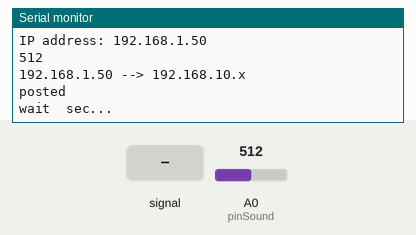
Simulated run of this sketch. Board: ESP8266 (NodeMCU). Parts: the last lines printed to the serial monitor. The test bench sets the inputs (shaded band); at power-on: A0 (pinSound) = 512. WiFi joins after 1.5 s; servers stay silent unless stated; uploads are accepted with an empty reply.

Above: at 2.8 s.
2.9 s: A0 (pinSound) fed a 200 Hz sine of ±81 counts around its level
4.5 s: A0 (pinSound) set to 716
At 5.38 s:
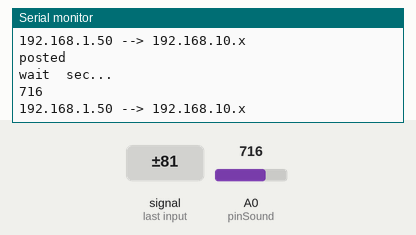
6.1 s: A0 (pinSound) fed a 1000 Hz sine of ±255 counts around its level
7.7 s: A0 (pinSound) set to 900
At 7.78 s:
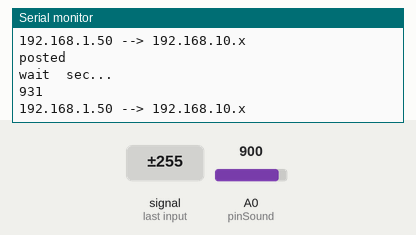
Timing chart, 0 to 10.3 s (numbered marks = the images above; inputs shaded):
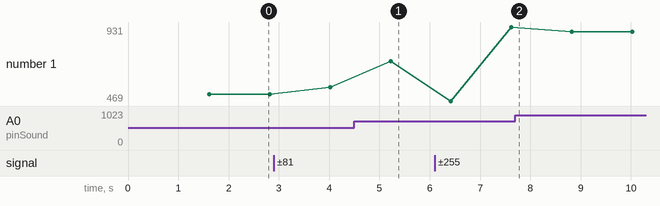

Measured:
- after the input at 4.5 s, the serial monitor: prints a new line after 0.72 s (image 1)
- plotted number 1: 512 → 555 after the input at 2.9 s, 555 → 716 after the input at 4.5 s, 716 → 931 after the input at 6.1 s, 931 → 900 after the input at 7.7 s

The sketch:

sound-http.ino
```cpp
#include <ESP8266WiFi.h> // ap connection
#include <ESP8266HTTPClient.h> // webs server call

//web ********************
const char* ssid     = "AP1-nn";
const char* password = "12345678";
const char * gatewayip = "192.168.10.x";
const uint16_t gatewayport = 8000;
const char* posturl = "/Postjson";
IPAddress myIP;
//******************** web

void setup(){
  Serial.begin(9600);
  setup_sound();
  setup_web();
}

void loop(){
  loop_sound();
  loop_web();
  delay(1000);
}

void setup_web(){
    WiFi.mode(WIFI_STA);
    delay(100);
    WiFi.begin( ssid, password );

    Serial.println();
    Serial.println();
    Serial.print("Wait for WiFi... ");

    while(WiFi.status() != WL_CONNECTED) {
        Serial.print(".");
        delay(500);
    }

    myIP = WiFi.localIP();

    Serial.println("");
    Serial.println("WiFi connected");
    Serial.print("IP address: ");
    Serial.println(myIP);
    delay(10);
}

void loop_web(){

    Serial.print(myIP);
    Serial.print(" --> ");
    Serial.println(gatewayip);

    if(WiFi.status() == WL_CONNECTED) {
      String data = "{\"controller\":\"Arduino\",\"sensor\":\"DHT\",\"time\":1351824120,\"temp\":360,\"humi\":365}";
      sendhttp(data);
    }

    Serial.print("wait ");
    Serial.println(" sec...");
}

void sendhttp(String postdata){
  String gatewayipurl = "http://" + String(gatewayip) + ":" + String(gatewayport) + posturl;

  HTTPClient http;
  http.begin(gatewayipurl);
  http.addHeader("Content-Type", "application/json");
  http.addHeader("Cache-Control","no-cache");
  http.POST(postdata);
  http.writeToStream(&Serial);
  String rtnmsg = http.getString();
  http.end();

  Serial.println("posted");
}
```

sound.ino
```cpp
//GPIO********************
int pinSound = A0;
//********************GPIO

//Sound********************
int sound;
//********************Sound

void setup_sound(){

}

void loop_sound(){
  sound = analogRead(A0);
  Serial.println(sound);
}
```
